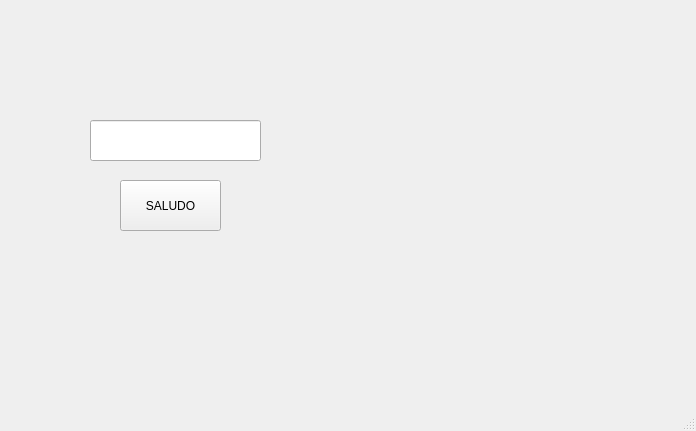
<?xml version="1.0" encoding="UTF-8"?>
<ui version="4.0">
 <class>MainWindow</class>
 <widget class="QMainWindow" name="MainWindow">
  <property name="geometry">
   <rect>
    <x>0</x>
    <y>0</y>
    <width>696</width>
    <height>431</height>
   </rect>
  </property>
  <property name="windowTitle">
   <string>MainWindow</string>
  </property>
  <widget class="QWidget" name="centralwidget">
   <widget class="QPushButton" name="btn_saludar">
    <property name="geometry">
     <rect>
      <x>120</x>
      <y>180</y>
      <width>101</width>
      <height>51</height>
     </rect>
    </property>
    <property name="text">
     <string>SALUDO</string>
    </property>
   </widget>
   <widget class="QLineEdit" name="lineEdit">
    <property name="geometry">
     <rect>
      <x>90</x>
      <y>120</y>
      <width>171</width>
      <height>41</height>
     </rect>
    </property>
   </widget>
  </widget>
  <widget class="QMenuBar" name="menubar">
   <property name="geometry">
    <rect>
     <x>0</x>
     <y>0</y>
     <width>696</width>
     <height>21</height>
    </rect>
   </property>
  </widget>
  <widget class="QStatusBar" name="statusbar"/>
 </widget>
 <resources/>
 <connections/>
</ui>
